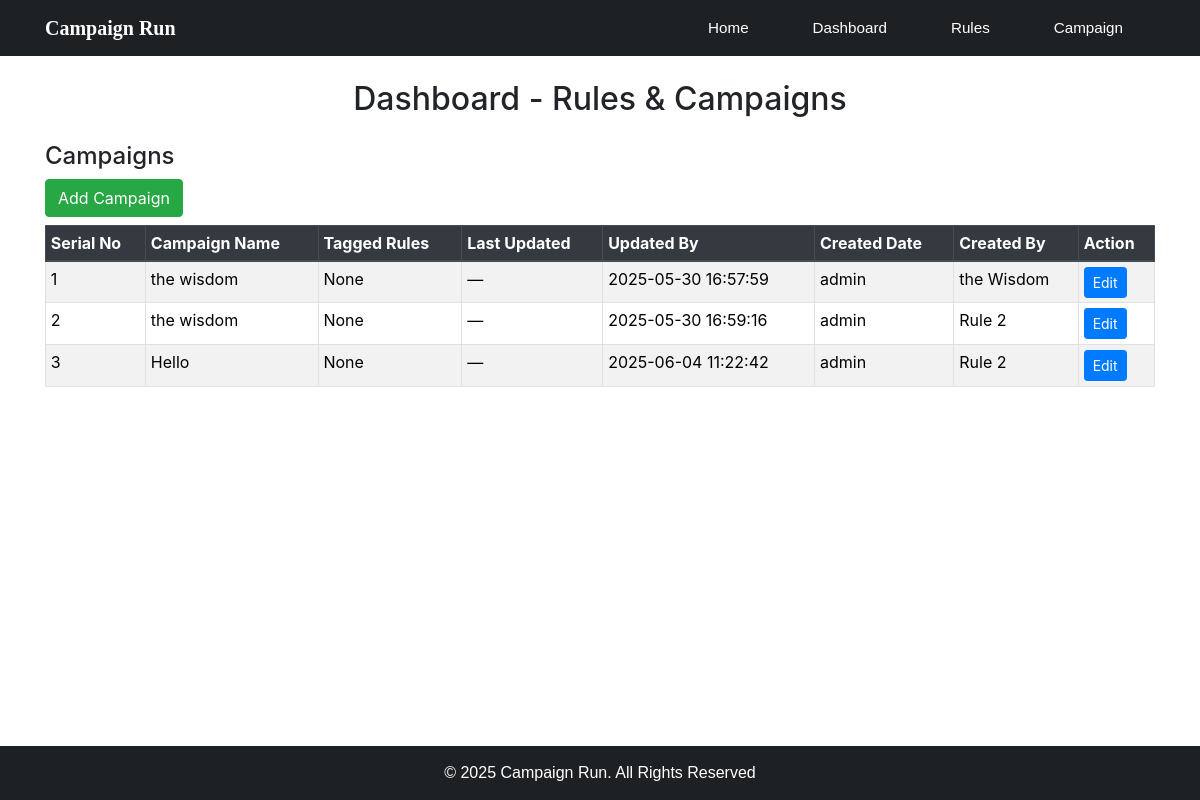
/dashboard, run on the app's committed database.
### tables this page shows
CREATE TABLE campaigns (
                        id INTEGER PRIMARY KEY AUTOINCREMENT,
                        campaign_name TEXT,
                        rule_name TEXT,
                        created_by TEXT,
                        created_date TEXT,
                        updated_by TEXT,
                        updated_date TEXT
                    );

### app.py (the view)
@app.route('/dashboard')
def dashboard():
    with sqlite3.connect(DB_NAME) as conn:
        conn.row_factory = sqlite3.Row  # Enables dictionary-like access
        c = conn.cursor()
        c.execute("SELECT * FROM rules")
        rules = c.fetchall()
        c.execute("""
            SELECT campaigns.*, GROUP_CONCAT(rules.rule_name, ', ') AS rule_names
            FROM campaigns
            LEFT JOIN campaign_rules ON campaigns.id = campaign_rules.campaign_id
            LEFT JOIN rules ON campaign_rules.rule_id = rules.id
            GROUP BY campaigns.id
        """)
        campaigns = c.fetchall()
    return render_template('dashboard.html', rules=rules, campaigns=campaigns)

### templates/dashboard.html (shortened to what this page needs)
{% extends 'base.html' %}
{% block content %}
<div class="container mt-4">
    <h2 class="text-center mb-4">Dashboard - Rules & Campaigns</h2>
    <div class="row gx-5">
        <div class="col-md-12 mb-4">
            <h4>Campaigns</h4>
            <a href="{{ url_for('add_campaign') }}" class="btn btn-success mb-2">Add Campaign</a>
            <div class="table-responsive">
                <table class="table table-bordered table-sm table-striped" id="campaigns-table">
                    <thead class="thead-dark">
                        <tr>
                            <th>Serial No</th>
                            <th>Campaign Name</th>
                            <th>Tagged Rules</th>
                            <th>Last Updated</th>
                            <th>Updated By</th>
                            <th>Created Date</th>
                            <th>Created By</th>
                            <th>Action</th>
                        </tr>
                    </thead>
                    <tbody>
                        {% for campaign in campaigns %}
                        <tr data-campaign-id="{{ campaign[0] }}" class="campaign-row" style="cursor:pointer;">
                            <td>{{ loop.index }}</td>
                            <td>{{ campaign[1] }}</td>
                            <td>{{ campaign[8] or 'None' }}</td>
                            <td>{{ campaign[5] or '—' }}</td>
                            <td>{{ campaign[4] or '—' }}</td>
                            <td>{{ campaign[3] }}</td>
                            <td>{{ campaign[2] }}</td>
                            <td>
                                <a href="{{ url_for('edit_campaign', id=campaign[0]) }}" class="btn btn-sm btn-primary">Edit</a>
                            </td>
                        </tr>
                        {% endfor %}
                    </tbody>
                </table>
            </div>
        </div>
    </div>
</div>
{% endblock %}

### static/style.css (style rules this page uses)
body { background-color: #ffffff; font-family: Arial; display: flex; flex-direction: column; min-height: 100vh; }
.table thead { background-color: #343a40; color: white; }

### data on the page
campaigns: campaign_name "the wisdom", campaign "None", campaign "—", created_date "2025-05-30 16:57:59", created_by "admin", rule_name "the Wisdom"
campaigns: campaign_name "the wisdom", campaign "None", campaign "—", created_date "2025-05-30 16:59:16", created_by "admin", rule_name "Rule 2"
campaigns: campaign_name "Hello", campaign "None", campaign "—", created_date "2025-06-04 11:22:42", created_by "admin", rule_name "Rule 2"
